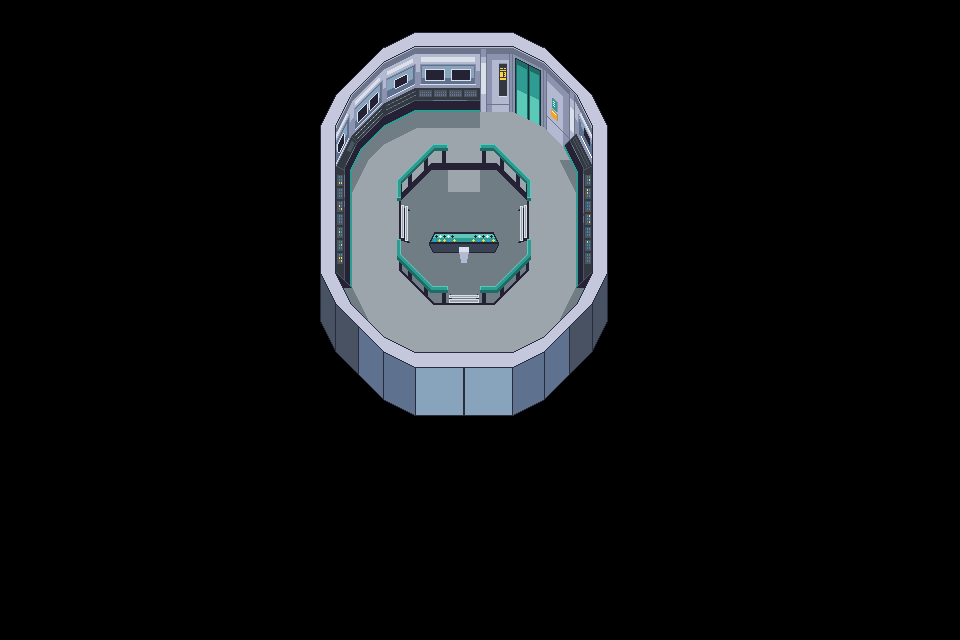

Below is a game level as drawn by its tile map, then a one-line description and the .tmx that defines it (tile-layer data replaced by summaries):
An orthogonal 30x20 tile map with 32x32 px tiles, 8 tile layers (floor, shadows, WallsLower, WallsUpper, ...), 3 tilesets and 46 objects (2x Chair2, 2x Chair1, 2x Chair3, 2x Chair4, 2x Chair5, ...).

<map version="1.10" tiledversion="1.12.2" orientation="orthogonal" renderorder="right-down" width="30" height="20" tilewidth="32" tileheight="32" infinite="0" nextlayerid="14" nextobjectid="61">
 <tileset firstgid="1" source="bridge-walls.tsx" />
 <tileset firstgid="271" source="bridge-floor.tsx" />
 <tileset firstgid="355" source="bridge-decor.tsx" />
 <layer id="1" name="floor" width="30" height="20">
  <data>[600 cells, 69 non-empty, 32 distinct tile ids]</data>
 </layer>
 <layer id="9" name="shadows" width="30" height="20">
  <data>[600 cells, 13 non-empty, 12 distinct tile ids]</data>
 </layer>
 <layer id="13" name="WallsLower" width="30" height="20">
  <data>[600 cells, 36 non-empty, 34 distinct tile ids]</data>
 </layer>
 <layer id="2" name="WallsUpper" width="30" height="20">
  <data>[600 cells, 47 non-empty, 40 distinct tile ids]</data>
 </layer>
 <layer id="3" name="Deco" width="30" height="20">
  <data>[600 cells, 36 non-empty, 36 distinct tile ids]</data>
 </layer>
 <layer id="6" name="LowerRail" width="30" height="20">
  <data>[600 cells, 13 non-empty, 13 distinct tile ids]</data>
 </layer>
 <layer id="5" name="UpperRail" width="30" height="20">
  <data>[600 cells, 15 non-empty, 15 distinct tile ids]</data>
 </layer>
 <objectgroup id="8" name="CptPlatform">
  <object id="7" gid="360" x="464" y="192" width="32" height="32" />
  <object id="8" gid="359" x="432" y="192" width="32" height="32" />
  <object id="9" gid="371" x="432" y="224" width="32" height="32" />
  <object id="10" gid="372" x="464" y="224" width="32" height="32" />
  <object id="11" gid="383" x="432" y="256" width="32" height="32" />
  <object id="12" gid="384" x="464" y="256" width="32" height="32" />
  <object id="13" gid="382" x="400" y="256" width="32" height="32" />
  <object id="14" gid="385" x="496" y="256" width="32" height="32" />
  <object id="15" gid="394" x="400" y="288" width="32" height="32" />
  <object id="16" gid="395" x="432" y="288" width="32" height="32" />
  <object id="17" gid="396" x="464" y="288" width="32" height="32" />
  <object id="18" gid="397" x="496" y="288" width="32" height="32" />
 </objectgroup>
 <objectgroup id="12" name="collision">
  <object id="45" name="LeftTop" x="401" y="179">
   <polygon points="0,0 33,-32 46,-32 46,-17 32,-16 -1,22" />
  </object>
  <object id="46" name="RightTop" x="481" y="147">
   <polygon points="0,0 13,-1 48,34 48,52 16,18 0,16" />
  </object>
  <object id="47" name="BottomLeft" x="399" y="242">
   <polygon points="0,0 0,28 34,61 48,61 48,45 33,45 2,13" />
  </object>
  <object id="48" name="BottomRight" x="481" y="288">
   <polygon points="0,0 0,15 13,15 48,-18 48,-49 44,-31 14,-3" />
  </object>
  <object id="49" name="LeftComps" x="351" y="287">
   <polygon points="0,0 -8,0 -16,-14 -14,-121 0,-150 34,-184 64,-200 128,-199 128,-174 65,-175 33,-159 12,-140 0,-117" />
  </object>
  <object id="50" name="RightComps" x="564" y="147">
   <polygon points="0,0 12,-13 27,18 28,126 21,141 13,141 12,23" />
  </object>
 </objectgroup>
 <objectgroup id="7" name="Chairs">
  <object id="1" name="Chair2" gid="367" x="444" y="135" width="32" height="32" />
  <object id="2" name="Chair1" gid="367" x="383" y="149" width="32" height="32" />
  <object id="19" name="Chair3" gid="368" x="357" y="198" width="32" height="32" />
  <object id="20" name="Chair4" gid="368" x="357" y="277" width="32" height="32" />
  <object id="21" name="Chair5" gid="2147484016" x="541" y="199" width="32" height="32" />
  <object id="22" name="Chair6" gid="2147484016" x="542" y="276" width="32" height="32" />
  <object id="24" name="Helm" gid="367" x="432" y="248" width="32" height="32" />
  <object id="25" name="Nav" gid="367" x="464" y="248" width="32" height="32" />
  <object id="26" name="CptChair" gid="355" x="448" y="192" width="32" height="32" />
 </objectgroup>
 <layer id="10" name="Console" width="30" height="20">
  <data>[600 cells, 4 non-empty, 4 distinct tile ids]</data>
 </layer>
 <objectgroup id="11" name="Stuff">
  <object id="27" name="Spawn" x="525" y="127">
   <point />
  </object>
  <object id="28" name="Captain" x="464" y="173">
   <point />
  </object>
  <object id="29" name="Helm" x="448" y="226">
   <point />
  </object>
  <object id="31" name="Nav" x="480" y="226">
   <point />
  </object>
  <object id="34" name="Chair2" x="460" y="119">
   <point />
  </object>
  <object id="35" name="Chair1" x="399" y="133">
   <point />
  </object>
  <object id="36" name="Chair3" x="367" y="179">
   <point />
  </object>
  <object id="37" name="Chair4" x="367" y="258">
   <point />
  </object>
  <object id="38" name="Chair5" x="562" y="185">
   <point />
  </object>
  <object id="39" name="Chair6" x="564" y="262">
   <point />
  </object>
  <object id="52" name="4panel" x="337" y="228" width="7" height="36" />
  <object id="53" name="3Panel" x="337" y="172" width="6" height="28" />
  <object id="54" name="1Panel" x="386" y="106">
   <polygon points="0,0 0,9 29,-6 29,-18" />
  </object>
  <object id="55" name="2Panel" x="449" y="90" width="28" height="7" />
  <object id="56" name="6Panel" x="585" y="228" width="6" height="36" />
  <object id="57" name="5Panel" x="585" y="175" width="6" height="24" />
  <object id="58" name="s1Panel" x="435" y="234">
   <polygon points="0,0 -4,8 24,8 19,0" />
  </object>
  <object id="59" name="s2Panel" x="474" y="234">
   <polygon points="0,0 -4,8 23,8 19,0" />
  </object>
  <object id="60" name="CapPanel" x="449" y="180">
   <polygon points="0,0 0,4 4,4 4,0" />
  </object>
 </objectgroup>
</map>
